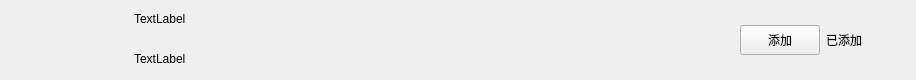
<?xml version="1.0" encoding="UTF-8"?>
<ui version="4.0">
 <class>ApplyFriendItem</class>
 <widget class="QWidget" name="ApplyFriendItem">
  <property name="geometry">
   <rect>
    <x>0</x>
    <y>0</y>
    <width>916</width>
    <height>80</height>
   </rect>
  </property>
  <property name="maximumSize">
   <size>
    <width>16777215</width>
    <height>80</height>
   </size>
  </property>
  <property name="windowTitle">
   <string>Form</string>
  </property>
  <layout class="QHBoxLayout" name="horizontalLayout">
   <property name="topMargin">
    <number>0</number>
   </property>
   <property name="rightMargin">
    <number>0</number>
   </property>
   <property name="bottomMargin">
    <number>0</number>
   </property>
   <item>
    <spacer name="horizontalSpacer">
     <property name="orientation">
      <enum>Qt::Horizontal</enum>
     </property>
     <property name="sizeType">
      <enum>QSizePolicy::Fixed</enum>
     </property>
     <property name="sizeHint" stdset="0">
      <size>
       <width>50</width>
       <height>20</height>
      </size>
     </property>
    </spacer>
   </item>
   <item>
    <widget class="QLabel" name="icon_lb">
     <property name="minimumSize">
      <size>
       <width>45</width>
       <height>45</height>
      </size>
     </property>
     <property name="maximumSize">
      <size>
       <width>45</width>
       <height>45</height>
      </size>
     </property>
     <property name="text">
      <string/>
     </property>
    </widget>
   </item>
   <item>
    <widget class="QWidget" name="widget" native="true">
     <layout class="QVBoxLayout" name="verticalLayout">
      <property name="spacing">
       <number>7</number>
      </property>
      <property name="leftMargin">
       <number>11</number>
      </property>
      <property name="topMargin">
       <number>2</number>
      </property>
      <property name="rightMargin">
       <number>11</number>
      </property>
      <property name="bottomMargin">
       <number>2</number>
      </property>
      <item>
       <widget class="QWidget" name="widget_2" native="true">
        <layout class="QVBoxLayout" name="verticalLayout_2">
         <property name="spacing">
          <number>10</number>
         </property>
         <property name="leftMargin">
          <number>11</number>
         </property>
         <property name="topMargin">
          <number>2</number>
         </property>
         <property name="rightMargin">
          <number>11</number>
         </property>
         <property name="bottomMargin">
          <number>2</number>
         </property>
         <item>
          <widget class="QLabel" name="user_name_lb">
           <property name="minimumSize">
            <size>
             <width>100</width>
             <height>30</height>
            </size>
           </property>
           <property name="maximumSize">
            <size>
             <width>200</width>
             <height>30</height>
            </size>
           </property>
           <property name="text">
            <string>TextLabel</string>
           </property>
          </widget>
         </item>
         <item>
          <widget class="QLabel" name="user_chat_lb">
           <property name="minimumSize">
            <size>
             <width>100</width>
             <height>30</height>
            </size>
           </property>
           <property name="maximumSize">
            <size>
             <width>200</width>
             <height>30</height>
            </size>
           </property>
           <property name="text">
            <string>TextLabel</string>
           </property>
          </widget>
         </item>
        </layout>
       </widget>
      </item>
     </layout>
    </widget>
   </item>
   <item>
    <spacer name="horizontalSpacer_3">
     <property name="orientation">
      <enum>Qt::Horizontal</enum>
     </property>
     <property name="sizeHint" stdset="0">
      <size>
       <width>40</width>
       <height>20</height>
      </size>
     </property>
    </spacer>
   </item>
   <item>
    <widget class="ClickedBtn" name="addBtn">
     <property name="minimumSize">
      <size>
       <width>80</width>
       <height>30</height>
      </size>
     </property>
     <property name="maximumSize">
      <size>
       <width>80</width>
       <height>30</height>
      </size>
     </property>
     <property name="text">
      <string>添加</string>
     </property>
    </widget>
   </item>
   <item>
    <widget class="QLabel" name="already_add_lb">
     <property name="minimumSize">
      <size>
       <width>40</width>
       <height>0</height>
      </size>
     </property>
     <property name="text">
      <string>已添加</string>
     </property>
    </widget>
   </item>
   <item>
    <spacer name="horizontalSpacer_2">
     <property name="orientation">
      <enum>Qt::Horizontal</enum>
     </property>
     <property name="sizeType">
      <enum>QSizePolicy::Fixed</enum>
     </property>
     <property name="sizeHint" stdset="0">
      <size>
       <width>50</width>
       <height>20</height>
      </size>
     </property>
    </spacer>
   </item>
  </layout>
 </widget>
 <customwidgets>
  <customwidget>
   <class>ClickedBtn</class>
   <extends>QPushButton</extends>
   <header location="global">clickedbtn.h</header>
  </customwidget>
 </customwidgets>
 <resources/>
 <connections/>
</ui>
